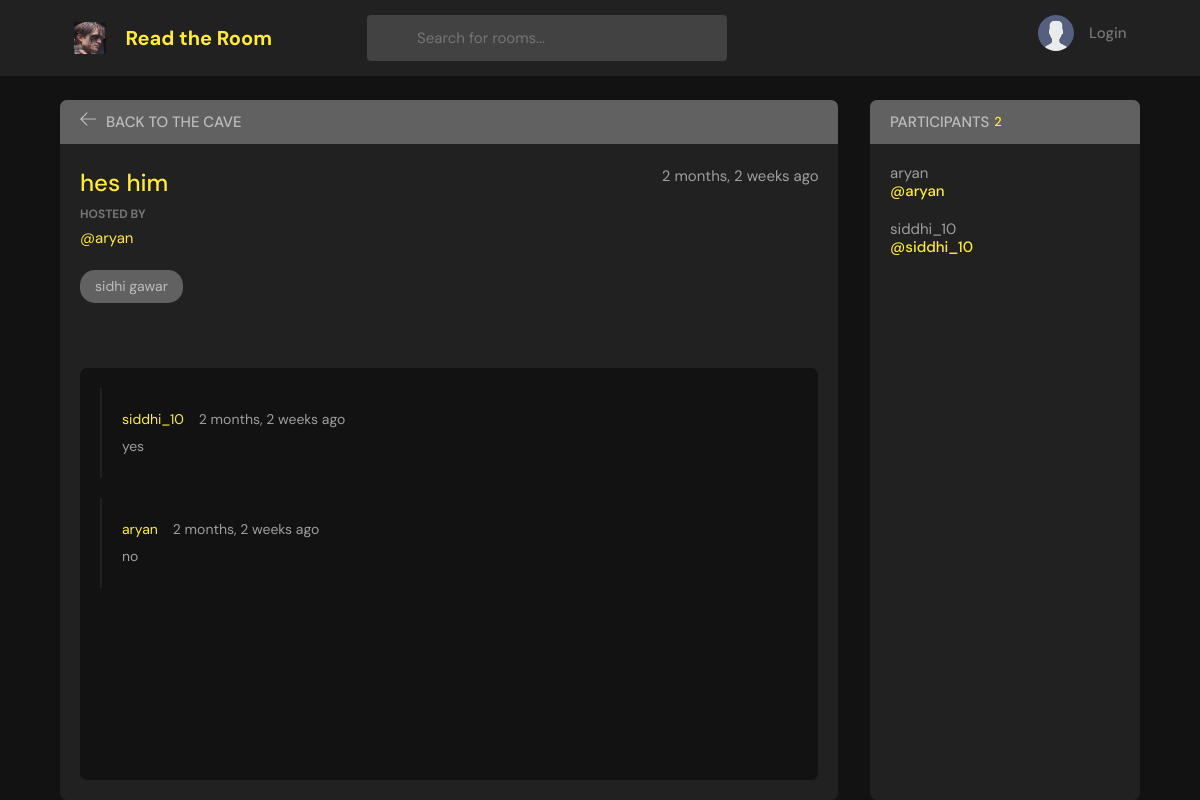
Page /about_page/30/ on the earlier database version.
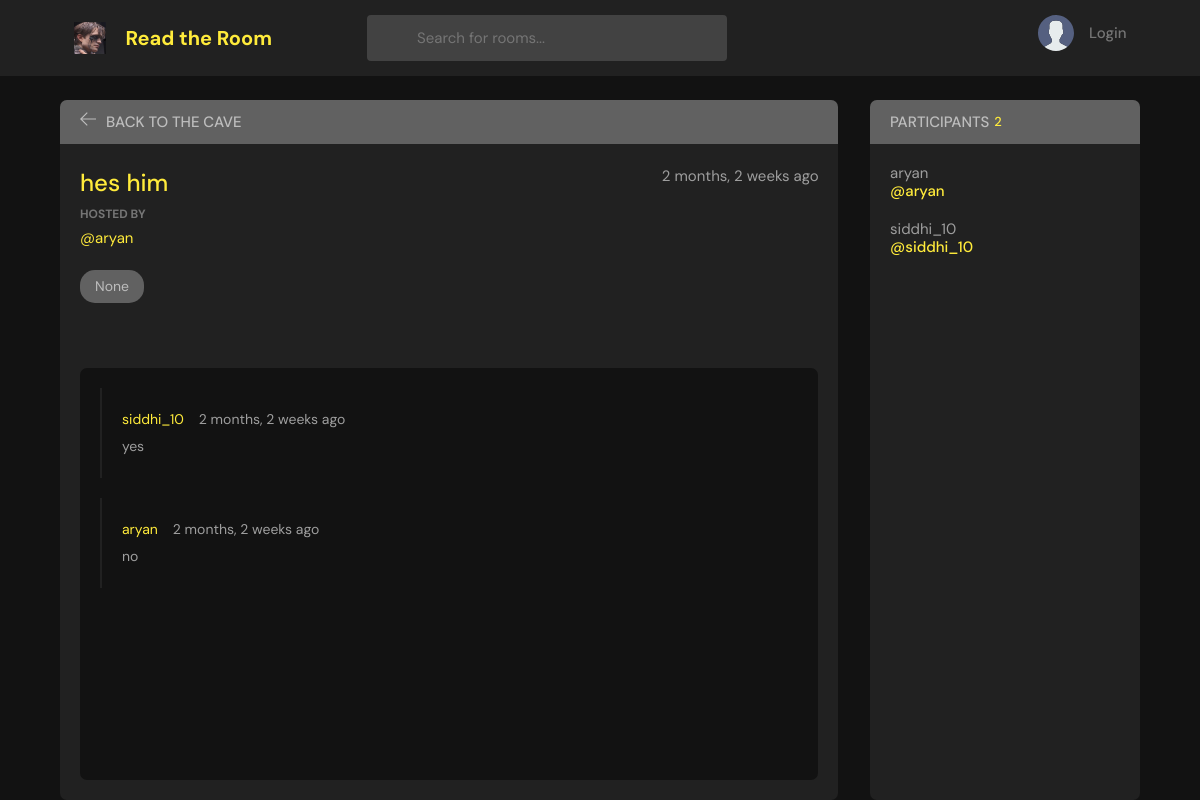
Same page on the later database version.
### base/models.py (models this page shows, shortened)
class Rooms(models.Model):
    host =  models.ForeignKey(User,on_delete=models.SET_NULL, null = True)
    topic =  models.ForeignKey(Topic,on_delete=models.SET_NULL, null = True)
    name = models.CharField(max_length=200)
    description = models.TextField(null=True, blank=True)
    participants = models.ManyToManyField(User,related_name='participants',blank = True)
    updated = models.DateTimeField(auto_now=True)
    created = models.DateTimeField(auto_now_add=True)
    class Meta:
        ordering = ['-updated','-created']

class Topic(models.Model):
    name = models.CharField(max_length=200)
    def __str__(self):
        return self.name

### base/views.py (the view, shortened to what this page needs)
# urls.py: path('about_page/<str:pk>/', views.about, name="about"),
def about(request,pk):
    room = Rooms.objects.get(id=pk)
    room_messages = room.message_set.all()
    participants = room.participants.all()
    context = {
        'room':room,
        'room_messages':room_messages,
        'participants': participants
    }
    return render(request,"base/about.html",context)

### base/templates/base/about.html (shortened to what this page needs)
{% extends 'main.html' %}
{% block content %}
{% load static %}
    <main class="profile-page layout layout--2">
      <div class="container">
        <div class="room">
          <div class="room__top">
            <div class="room__topLeft">
              <a href="{% url 'home' %}">
                <svg version="1.1" xmlns="http://www.w3.org/2000/svg" width="32" height="32" viewBox="0 0 32 32">
                  <title>arrow-left</title>
                  <path
                    d="M13.723 2.286l-13.723 13.714 13.719 13.714 1.616-1.611-10.96-10.96h27.625v-2.286h-27.625l10.965-10.965-1.616-1.607z"
                  ></path>
                </svg>
              </a>
              <h3>Back to the Cave</h3>
            </div>
          </div>
          <div class="room__box scroll">
            <div class="room__header scroll">
              <div class="room__info">
                <h3>{{room.name}}</h3>
                <span>{{room.created|timesince}} ago</span>
              </div>
              <div class="room__hosted">
                <p>Hosted By</p>
                <a href="{% url 'user-profile' room.host.id %}" class="room__author">
                  <span>@{{room.host}}</span>
                </a>
              </div>
              <span class="room__topics">{{room.topic}}</span>
            </div>
            <div class="room__conversation">
              <div class="threads scroll">
              {% for message in room_messages %}
                <div class="thread">
                  <div class="thread__top">
                    <div class="thread__author">
                      <a href="{% url 'user-profile' message.user.id %}" class="thread__authorInfo">
                        <span>{{message.user.username}}</span>
                      </a>
                      <span class="thread__date">{{message.created|timesince}} ago</span>
                    </div>
                  </div>
                  <div class="thread__details">
                  {{message.body}}
                  </div>
                </div>
              {% endfor %}
              </div>
            </div>
          </div>
        </div>
        <div class="participants">
          <h3 class="participants__top">Participants <span>{{participants.count}}</span></h3>
          <div class="participants__list scroll">
            {% for user in participants %}
            <a href="{% url 'user-profile' user.id %}" class="participant">
              <p>
               {{ user.username }}
                <span>@{{ user.username}}</span>
              </p>
            </a>
            {% endfor %}
          </div>
        </div>
      </div>
    </main>
    {% endblock content %}

Differences in the rows shown:
changed Rooms "hes him": topic "sidhi gawar" → "None"
